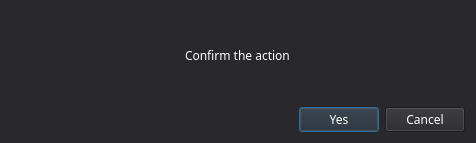
<?xml version="1.0" encoding="UTF-8"?>
<ui version="4.0">
 <class>ConfirmDialog</class>
 <widget class="QDialog" name="ConfirmDialog">
  <property name="geometry">
   <rect>
    <x>0</x>
    <y>0</y>
    <width>476</width>
    <height>143</height>
   </rect>
  </property>
  <property name="windowTitle">
   <string>Confirm the action</string>
  </property>
  <property name="styleSheet">
   <string notr="true">background-color: rgb(40, 40, 45);
font-family: Noto Sans;</string>
  </property>
  <layout class="QGridLayout" name="gridLayout_2">
   <item row="0" column="0">
    <layout class="QGridLayout" name="gridLayout">
     <item row="3" column="1">
      <layout class="QHBoxLayout" name="horizontalLayout">
       <item>
        <spacer name="horizontalSpacer">
         <property name="orientation">
          <enum>Qt::Horizontal</enum>
         </property>
         <property name="sizeHint" stdset="0">
          <size>
           <width>40</width>
           <height>20</height>
          </size>
         </property>
        </spacer>
       </item>
       <item>
        <widget class="QPushButton" name="yesButton">
         <property name="styleSheet">
          <string notr="true">color: white</string>
         </property>
         <property name="text">
          <string>Yes</string>
         </property>
        </widget>
       </item>
       <item>
        <widget class="QPushButton" name="cancelButton">
         <property name="styleSheet">
          <string notr="true">color: white</string>
         </property>
         <property name="text">
          <string>Cancel</string>
         </property>
        </widget>
       </item>
      </layout>
     </item>
     <item row="1" column="0" colspan="2" alignment="Qt::AlignHCenter">
      <widget class="QLabel" name="conf_label">
       <property name="styleSheet">
        <string notr="true">color: white</string>
       </property>
       <property name="text">
        <string>Сonfirm the action</string>
       </property>
      </widget>
     </item>
     <item row="2" column="1">
      <spacer name="verticalSpacer">
       <property name="orientation">
        <enum>Qt::Vertical</enum>
       </property>
       <property name="sizeHint" stdset="0">
        <size>
         <width>20</width>
         <height>40</height>
        </size>
       </property>
      </spacer>
     </item>
     <item row="0" column="0" colspan="2">
      <spacer name="verticalSpacer_2">
       <property name="orientation">
        <enum>Qt::Vertical</enum>
       </property>
       <property name="sizeHint" stdset="0">
        <size>
         <width>20</width>
         <height>40</height>
        </size>
       </property>
      </spacer>
     </item>
    </layout>
   </item>
  </layout>
 </widget>
 <resources/>
 <connections/>
</ui>
